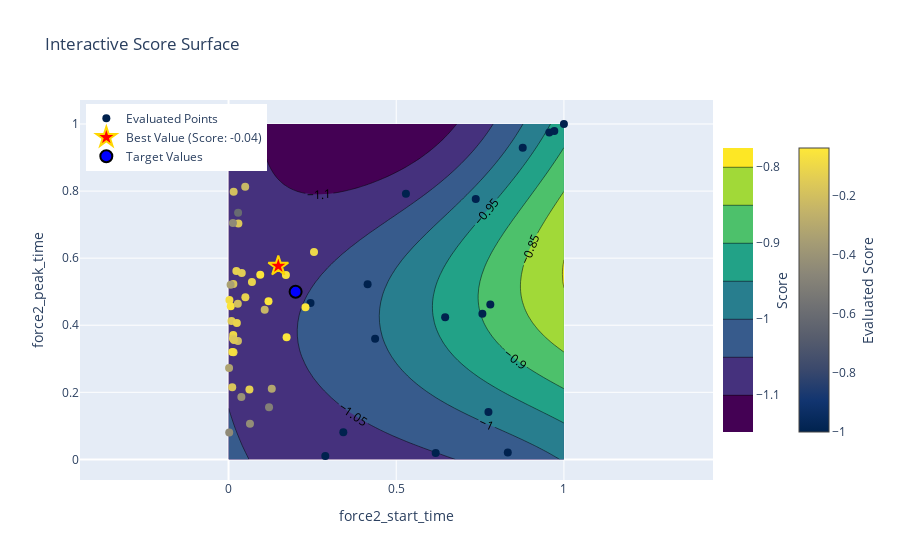
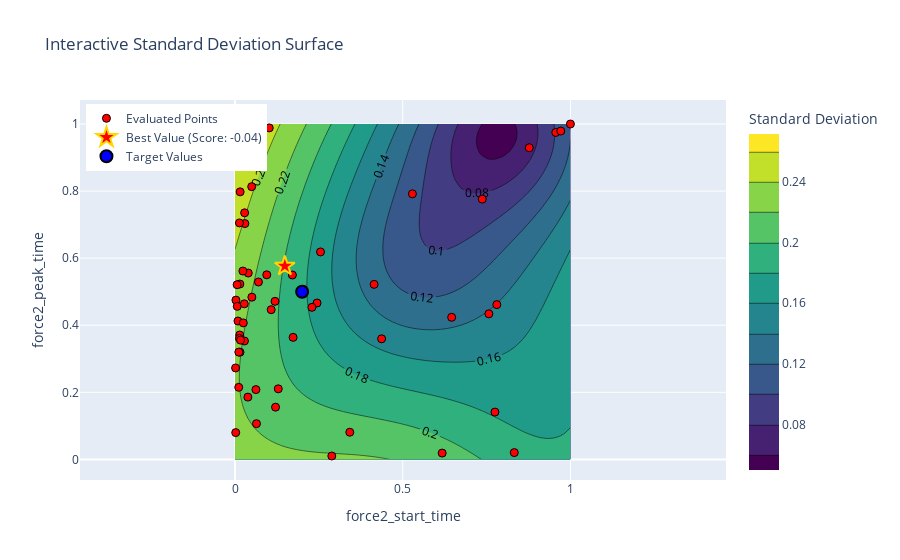

Source (notebook cell) for these figures, in order:
### Code cell
def interactive_score_and_std_surface(optimizer, param_x, param_y, pbounds):
    # Fixed target values for other parameters
    force1_end_time_target = 0.8
    force1_peak_force_target = 0.5

    force2_start_time_target = 0.2
    force2_peak_time_target = 0.5
    force2_peak_force_target = 0.8
    force2_end_time_target = 0.7

    kappa = 2.5  # Exploration parameter for the acquisition function
    acquisition = bayes_opt.acquisition.UpperConfidenceBound(kappa=kappa)

    # Generate a grid for two parameters
    x_vals = np.linspace(pbounds[param_x][0], pbounds[param_x][1], 50)
    y_vals = np.linspace(pbounds[param_y][0], pbounds[param_y][1], 50)
    scores = np.zeros((len(x_vals), len(y_vals)))
    stds = np.zeros((len(x_vals), len(y_vals)))

    # Populate grid with scores from the GP model
    for i, x in enumerate(x_vals):
        for j, y in enumerate(y_vals):
            curr_score, curr_std = optimizer._gp.predict(
                [[force2_end_time_target, force2_peak_force_target, y, x, force1_peak_force_target, force1_end_time_target]], 
                # [[force2_end_time_target, force2_peak_force_target, force2_peak_time_target, force2_start_time]],
                return_std=True
            )
            scores[i, j] = curr_score.item()
            stds[i, j] = curr_std.item()

            acquisition_values[i, j] = -1 * acquisition._get_acq(gp=optimizer._gp)(np.array([[force2_end_time_target, force2_peak_force_target, y, x]]).reshape(1, -1)).item()

    # Extract evaluated points from optimizer
    evaluated_x = []
    evaluated_y = []
    evaluated_scores = []
    hover_texts = []

    for res in optimizer.res:
        params = res["params"]
        score = res["target"]

        evaluated_x.append(params[param_x])
        evaluated_y.append(params[param_y])
        evaluated_scores.append(score)

        # Format hover text to include all parameter values and the score
        hover_text = (
            f"<b>Score:</b> {score:.2f}<br>"
            f"<b>force2_start_time:</b> {params['force2_start_time']:.2f}<br>"
            f"<b>force2_peak_time:</b> {params['force2_peak_time']:.2f}<br>"
            f"<b>force2_peak_force:</b> {params['force2_peak_force']:.2f}<br>"
            f"<b>force2_end_time:</b> {params['force2_end_time']:.2f}"
        )
        hover_texts.append(hover_text)

    # Get the best point
    best_params = optimizer.max["params"]
    best_x = best_params[param_x]
    best_y = best_params[param_y]
    best_score = optimizer.max["target"]

    # Interactive score surface plot
    score_fig = go.Figure()

    # Add score surface
    score_fig.add_trace(go.Contour(
        x=x_vals, y=y_vals, z=scores.T,
        colorscale="Viridis",
        colorbar=dict(
            title="Score",
            titleside="right",
            x=1.0,  # Move colorbar slightly right
            len=0.8  # Adjust colorbar length
        ),
        contours=dict(showlabels=True),
        name="Score Surface"
    ))

    # Add evaluated points with hover information
    score_fig.add_trace(go.Scatter(
        x=evaluated_x, y=evaluated_y,
        mode='markers',
        marker=dict(
            size=8,
            color=evaluated_scores,
            colorscale="Cividis",
            showscale=True,
            colorbar=dict(
                title="Evaluated Score",
                titleside="right",
                x=1.12,  # Move evaluated points colorbar further right
                len=0.8  # Adjust colorbar length
            ),
        ),
        text=hover_texts,  # Add detailed hover information
        hoverinfo="text",
        name="Evaluated Points"
    ))

    # Add the best point (star)
    score_fig.add_trace(go.Scatter(
        x=[best_x], y=[best_y],
        mode='markers',
        marker=dict(
            size=15,
            color='red',
            symbol='star',
            line=dict(width=2, color='gold')
        ),
        name=f"Best Value (Score: {best_score:.2f})",
        hoverinfo="skip"  # Skip hover text for the best point
    ))

    # Add the actual target values (circle)
    score_fig.add_trace(go.Scatter(
        x=[force2_start_time_target], y=[force2_peak_time_target],
        mode='markers',
        marker=dict(
            size=12,
            color='blue',
            symbol='circle',
            line=dict(width=2, color='black')
        ),
        name="Target Values",
        text=f"<b>Target</b><br>{param_x}: {force2_start_time_target}<br>{param_y}: {force2_peak_time_target}",
        hoverinfo="text"
    ))

    score_fig.update_layout(
        title="Interactive Score Surface",
        xaxis_title=param_x,
        yaxis_title=param_y,
        xaxis=dict(scaleanchor="y"),
        yaxis=dict(scaleanchor="x"),
        legend=dict(
            yanchor="top",
            y=0.99,
            xanchor="left",
            x=0.01
        ),  # Adjust legend position
        template="plotly"
    )

    iplot(score_fig)


    # Interactive standard deviation surface plot
    std_fig = go.Figure()

    # Add standard deviation surface
    std_fig.add_trace(go.Contour(
        x=x_vals, y=y_vals, z=stds.T,
        colorscale="Viridis",
        colorbar=dict(title="Standard Deviation"),
        contours=dict(showlabels=True),
        name="Standard Deviation Surface"
    ))

    # Add evaluated points
    std_fig.add_trace(go.Scatter(
        x=evaluated_x, y=evaluated_y,
        mode='markers',
        marker=dict(
            size=8,
            color="red",
            symbol="circle",
            line=dict(width=1, color="black")
        ),
        text=hover_texts,  # Reuse hover information with additional parameters
        hoverinfo="text",
        name="Evaluated Points"
    ))
    
    # Add the best point (star)
    std_fig.add_trace(go.Scatter(
        x=[best_x], y=[best_y],
        mode='markers',
        marker=dict(
            size=15,
            color='red',
            symbol='star',
            line=dict(width=2, color='gold')
        ),
        name=f"Best Value (Score: {best_score:.2f})",
        hoverinfo="skip"  # Skip hover text for the best point
    ))

    # Add the actual target values (circle)
    std_fig.add_trace(go.Scatter(
        x=[force2_start_time_target], y=[force2_peak_time_target],
        mode='markers',
        marker=dict(
            size=12,
            color='blue',
            symbol='circle',
            line=dict(width=2, color='black')
        ),
        name="Target Values",
        text=f"<b>Target</b><br>{param_x}: {force2_start_time_target}<br>{param_y}: {force2_peak_time_target}",
        hoverinfo="text"
    ))

    std_fig.update_layout(
        title="Interactive Standard Deviation Surface",
        xaxis_title=param_x,
        yaxis_title=param_y,
        xaxis=dict(scaleanchor="y"),
        yaxis=dict(scaleanchor="x"),
        legend=dict(yanchor="top", y=0.99, xanchor="left", x=0.01),
        template="plotly"
    )

    iplot(std_fig)



    # Interactive acquisition function surface plot
    acq_fig = go.Figure()

    # Add acquisition function surface
    acq_fig.add_trace(go.Contour(
        x=x_vals, y=y_vals, z=acquisition_values.T,
        colorscale="Viridis",
        colorbar=dict(title="Acquisition Function"),
        contours=dict(showlabels=True),
        name="Acquisition Function Surface"
    ))

    # Add evaluated points
    acq_fig.add_trace(go.Scatter(
        x=evaluated_x, y=evaluated_y,
        mode='markers',
        marker=dict(
            size=8,
            color="red",
            symbol="circle",
            line=dict(width=1, color="black")
        ),
        text=hover_texts,  # Reuse hover information with additional parameters
        hoverinfo="text",
        name="Evaluated Points"
    ))

    # Add the best point (star)
    acq_fig.add_trace(go.Scatter(
        x=[best_x], y=[best_y],
        mode='markers',
        marker=dict(
            size=15,
            color='red',
            symbol='star',
            line=dict(width=2, color='gold')
        ),
        name=f"Best Value (Score: {best_score:.2f})",
        hoverinfo="skip"  # Skip hover text for the best point
    ))

    # Add the actual target values (circle)
    acq_fig.add_trace(go.Scatter(
        x=[force2_start_time_target], y=[force2_end_time_target],
        mode='markers',
        marker=dict(
            size=12,
            color='blue',
            symbol='circle',
            line=dict(width=2, color='black')
        ),
        name="Target Values",
        text=f"<b>Target</b><br>{param_x}: {force2_start_time_target}<br>{param_y}: {force2_end_time_target}",
        hoverinfo="text"
    ))

    acq_fig.update_layout(
        title="Interactive Acquisition Function Surface",
        xaxis_title=param_x,
        yaxis_title=param_y,
        xaxis=dict(scaleanchor="y"),
        yaxis=dict(scaleanchor="x"),
        legend=dict(yanchor="top", y=0.99, xanchor="left", x=0.01),
        template="plotly"
    )

    iplot(acq_fig)

    # save the plot
    score_fig.write_html(f"/Users/nathanirniger/Desktop/plots/score_fig_{param_x}_{param_y}.html")
    std_fig.write_html(f"/Users/nathanirniger/Desktop/plots/std_fig_{param_x}_{param_y}.html")
    acq_fig.write_html(f"/Users/nathanirniger/Desktop/plots/acq_fig_{param_x}_{param_y}.html")

# Example usage:
interactive_score_and_std_surface(optimizer, 'force2_start_time', 'force2_peak_time', pbounds)

### Figure 1 — Plotly figure (JSON) as saved in the notebook; plotly's stock layout.template omitted (floating-point values rounded to 4 significant figures; data arrays with more than 128 entries replaced by an {"elided": "..."} marker saying what was removed)
{"data": [{"colorbar": {"len": 0.8, "title": {"side": "right", "text": "Score"}, "x": 1}, "colorscale": [[0, "#440154"], [0.1111, "#482878"], [0.2222, "#3e4989"], [0.3333, "#31688e"], [0.4444, "#26828e"], [0.5556, "#1f9e89"], [0.6667, "#35b779"], [0.7778, "#6ece58"], [0.8889, "#b5de2b"], [1, "#fde725"]], "contours": {"showlabels": true}, "name": "Score Surface", "type": "contour", "x": [0, 0.02041, 0.04082, 0.06122, 0.08163, 0.102, 0.1224, 0.1429, 0.1633, 0.1837, 0.2041, 0.2245, 0.2449, 0.2653, 0.2857, 0.3061, 0.3265, 0.3469, 0.3673, 0.3878, 0.4082, 0.4286, 0.449, 0.4694, 0.4898, 0.5102, 0.5306, 0.551, 0.5714, 0.5918, 0.6122, 0.6327, 0.6531, 0.6735, 0.6939, 0.7143, 0.7347, 0.7551, 0.7755, 0.7959, 0.8163, 0.8367, 0.8571, 0.8776, 0.898, 0.9184, 0.9388, 0.9592, 0.9796, 1], "y": [0, 0.02041, 0.04082, 0.06122, 0.08163, 0.102, 0.1224, 0.1429, 0.1633, 0.1837, 0.2041, 0.2245, 0.2449, 0.2653, 0.2857, 0.3061, 0.3265, 0.3469, 0.3673, 0.3878, 0.4082, 0.4286, 0.449, 0.4694, 0.4898, 0.5102, 0.5306, 0.551, 0.5714, 0.5918, 0.6122, 0.6327, 0.6531, 0.6735, 0.6939, 0.7143, 0.7347, 0.7551, 0.7755, 0.7959, 0.8163, 0.8367, 0.8571, 0.8776, 0.898, 0.9184, 0.9388, 0.9592, 0.9796, 1], "z": {"elided": "50x50 float values"}}, {"hoverinfo": "text", "marker": {"color": [-1, -1, -1, -1, -1, -1, -1, -0.3106, -1, -1, -0.4298, -0.4945, -1, -1, -1, -0.3261, -0.2155, -1, -0.2356, -1, -0.1812, -0.17, -0.09627, -0.4461, -0.6049, -0.2345, -0.4048, -1, -0.1188, -0.07867, -0.3365, -0.1325, -0.1751, -0.1446, -0.118, -1, -1, -0.1385, -0.9075, -0.1523, -0.4461, -0.1282, -0.04684, -0.05314, -1, -0.16, -0.2007, -0.1145, -1, -0.1968, -0.04947, -1, -0.04666, -0.04892, -0.1024, -0.07662, -0.1157, -0.06338, -0.07289, -0.03664], "colorbar": {"len": 0.8, "title": {"side": "right", "text": "Evaluated Score"}, "x": 1.12}, "colorscale": [[0, "#00224e"], [0.1111, "#123570"], [0.2222, "#3b496c"], [0.3333, "#575d6d"], [0.4444, "#707173"], [0.5556, "#8a8678"], [0.6667, "#a59c74"], [0.7778, "#c3b369"], [0.8889, "#e1cc55"], [1, "#fee838"]], "showscale": true, "size": 8}, "mode": "markers", "name": "Evaluated Points", "text": ["<b>Score:</b> -1.00<br><b>force2_start_time:</b> 0.65<br><b>force2_peak_time:</b> 0.42<br><b>force2_peak_force:</b> 0.54<br><b>force2_end_time:</b> 0.60", "<b>Score:</b> -1.00<br><b>force2_start_time:</b> 0.53<br><b>force2_peak_time:</b> 0.79<br><b>force2_peak_force:</b> 0.38<br><b>force2_end_time:</b> 0.96", "<b>Score:</b> -1.00<br><b>force2_start_time:</b> 0.83<br><b>force2_peak_time:</b> 0.02<br><b>force2_peak_force:</b> 0.09<br><b>force2_end_time:</b> 0.07", "<b>Score:</b> -1.00<br><b>force2_start_time:</b> 0.78<br><b>force2_peak_time:</b> 0.46<br><b>force2_peak_force:</b> 0.80<br><b>force2_end_time:</b> 0.98", "<b>Score:</b> -1.00<br><b>force2_start_time:</b> 0.41<br><b>force2_peak_time:</b> 0.52<br><b>force2_peak_force:</b> 0.94<br><b>force2_end_time:</b> 0.14", "<b>Score:</b> -1.00<br><b>force2_start_time:</b> 0.62<br><b>force2_peak_time:</b> 0.02<br><b>force2_peak_force:</b> 0.57<br><b>force2_end_time:</b> 0.46", "<b>Score:</b> -1.00<br><b>force2_start_time:</b> 0.44<br><b>force2_peak_time:</b> 0.36<br><b>force2_peak_force:</b> 0.68<br><b>force2_end_time:</b> 0.94", "<b>Score:</b> -0.31<br><b>force2_start_time:</b> 0.13<br><b>force2_peak_time:</b> 0.21<br><b>force2_peak_force:</b> 0.67<br><b>force2_end_time:</b> 0.67", "<b>Score:</b> -1.00<br><b>force2_start_time:</b> 0.10<br><b>force2_peak_time:</b> 0.99<br><b>force2_peak_force:</b> 0.44<br><b>force2_end_time:</b> 0.57", "<b>Score:</b> -1.00<br><b>force2_start_time:</b> 0.24<br><b>force2_peak_time:</b> 0.47<br><b>force2_peak_force:</b> 0.25<br><b>force2_end_time:</b> 0.65", "<b>Score:</b> -0.43<br><b>force2_start_time:</b> 0.06<br><b>force2_peak_time:</b> 0.11<br><b>force2_peak_force:</b> 0.64<br><b>force2_end_time:</b> 0.80", "<b>Score:</b> -0.49<br><b>force2_start_time:</b> 0.12<br><b>force2_peak_time:</b> 0.16<br><b>force2_peak_force:</b> 0.89<br><b>force2_end_time:</b> 0.32", "<b>Score:</b> -1.00<br><b>force2_start_time:</b> 0.74<br><b>force2_peak_time:</b> 0.78<br><b>force2_peak_force:</b> 0.71<br><b>force2_end_time:</b> 0.97", "<b>Score:</b> -1.00<br><b>force2_start_time:</b> 0.88<br><b>force2_peak_time:</b> 0.93<br><b>force2_peak_force:</b> 0.62<br><b>force2_end_time:</b> 0.83", "<b>Score:</b> -1.00<br><b>force2_start_time:</b> 0.29<br><b>force2_peak_time:</b> 0.01<br><b>force2_peak_force:</b> 0.51<br><b>force2_end_time:</b> 0.55", "<b>Score:</b> -0.33<br><b>force2_start_time:</b> 0.00<br><b>force2_peak_time:</b> 0.27<br><b>force2_peak_force:</b> 0.82<br><b>force2_end_time:</b> 0.57", "<b>Score:</b> -0.22<br><b>force2_start_time:</b> 0.03<br><b>force2_peak_time:</b> 0.35<br><b>force2_peak_force:</b> 0.99<br><b>force2_end_time:</b> 0.77", "<b>Score:</b> -1.00<br><b>force2_start_time:</b> 0.76<br><b>force2_peak_time:</b> 0.43<br><b>force2_peak_force:</b> 0.83<br><b>force2_end_time:</b> 0.56", "<b>Score:</b> -0.24<br><b>force2_start_time:</b> 0.11<br><b>force2_peak_time:</b> 0.45<br><b>force2_peak_force:</b> 0.85<br><b>force2_end_time:</b> 0.64", "<b>Score:</b> -1.00<br><b>force2_start_time:</b> 0.34<br><b>force2_peak_time:</b> 0.08<br><b>force2_peak_force:</b> 1.00<br><b>force2_end_time:</b> 0.96", "<b>Score:</b> -0.18<br><b>force2_start_time:</b> 0.01<br><b>force2_peak_time:</b> 0.52<br><b>force2_peak_force:</b> 0.95<br><b>force2_end_time:</b> 0.40", "<b>Score:</b> -0.17<br><b>force2_start_time:</b> 0.03<br><b>force2_peak_time:</b> 0.70<br><b>force2_peak_force:</b> 0.82<br><b>force2_end_time:</b> 0.71", "<b>Score:</b> -0.10<br><b>force2_start_time:</b> 0.01<br><b>force2_peak_time:</b> 0.37<br><b>force2_peak_force:</b> 0.72<br><b>force2_end_time:</b> 0.62", "<b>Score:</b> -0.45<br><b>force2_start_time:</b> 0.01<br><b>force2_peak_time:</b> 0.71<br><b>force2_peak_force:</b> 0.56<br><b>force2_end_time:</b> 0.95", "<b>Score:</b> -0.60<br><b>force2_start_time:</b> 0.03<br><b>force2_peak_time:</b> 0.74<br><b>force2_peak_force:</b> 0.47<br><b>force2_end_time:</b> 0.27", "<b>Score:</b> -0.23<br><b>force2_start_time:</b> 0.05<br><b>force2_peak_time:</b> 0.81<br><b>force2_peak_force:</b> 0.94<br><b>force2_end_time:</b> 0.84", "<b>Score:</b> -0.40<br><b>force2_start_time:</b> 0.04<br><b>force2_peak_time:</b> 0.19<br><b>force2_peak_force:</b> 0.85<br><b>force2_end_time:</b> 0.44", "<b>Score:</b> -1.00<br><b>force2_start_time:</b> 0.05<br><b>force2_peak_time:</b> 0.91<br><b>force2_peak_force:</b> 0.94<br><b>force2_end_time:</b> 0.10", "<b>Score:</b> -0.12<br><b>force2_start_time:</b> 0.07<br><b>force2_peak_time:</b> 0.53<br><b>force2_peak_force:</b> 0.91<br><b>force2_end_time:</b> 0.82", "<b>Score:</b> -0.08<br><b>force2_start_time:</b> 0.00<br><b>force2_peak_time:</b> 0.47<br><b>force2_peak_force:</b> 0.89<br><b>force2_end_time:</b> 0.65", "<b>Score:</b> -0.34<br><b>force2_start_time:</b> 0.01<br><b>force2_peak_time:</b> 0.52<br><b>force2_peak_force:</b> 0.71<br><b>force2_end_time:</b> 0.99", "<b>Score:</b> -0.13<br><b>force2_start_time:</b> 0.06<br><b>force2_peak_time:</b> 0.21<br><b>force2_peak_force:</b> 0.92<br><b>force2_end_time:</b> 0.74", "<b>Score:</b> -0.18<br><b>force2_start_time:</b> 0.01<br><b>force2_peak_time:</b> 0.21<br><b>force2_peak_force:</b> 0.97<br><b>force2_end_time:</b> 0.59", "<b>Score:</b> -0.14<br><b>force2_start_time:</b> 0.04<br><b>force2_peak_time:</b> 0.56<br><b>force2_peak_force:</b> 0.77<br><b>force2_end_time:</b> 1.00", "<b>Score:</b> -0.12<br><b>force2_start_time:</b> 0.05<br><b>force2_peak_time:</b> 0.48<br><b>force2_peak_force:</b> 0.99<br><b>force2_end_time:</b> 0.92", "<b>Score:</b> -1.00<br><b>force2_start_time:</b> 0.96<br><b>force2_peak_time:</b> 0.97<br><b>force2_peak_force:</b> 0.96<br><b>force2_end_time:</b> 0.21", "<b>Score:</b> -1.00<br><b>force2_start_time:</b> 0.04<br><b>force2_peak_time:</b> 0.89<br><b>force2_peak_force:</b> 0.99<br><b>force2_end_time:</b> 0.90", "<b>Score:</b> -0.14<br><b>force2_start_time:</b> 0.01<br><b>force2_peak_time:</b> 0.36<br><b>force2_peak_force:</b> 0.91<br><b>force2_end_time:</b> 0.92", "<b>Score:</b> -0.91<br><b>force2_start_time:</b> 0.01<br><b>force2_peak_time:</b> 0.99<br><b>force2_peak_force:</b> 0.11<br><b>force2_end_time:</b> 0.69", "<b>Score:</b> -0.15<br><b>force2_start_time:</b> 0.01<br><b>force2_peak_time:</b> 0.41<br><b>force2_peak_force:</b> 0.99<br><b>force2_end_time:</b> 0.85", "<b>Score:</b> -0.45<br><b>force2_start_time:</b> 0.00<br><b>force2_peak_time:</b> 0.08<br><b>force2_peak_force:</b> 0.98<br><b>force2_end_time:</b> 0.87", "<b>Score:</b> -0.13<br><b>force2_start_time:</b> 0.02<br><b>force2_peak_time:</b> 0.56<br><b>force2_peak_force:</b> 0.57<br><b>force2_end_time:</b> 0.73", "<b>Score:</b> -0.05<br><b>force2_start_time:</b> 0.09<br><b>force2_peak_time:</b> 0.55<br><b>force2_peak_force:</b> 0.85<br><b>force2_end_time:</b> 0.70", "<b>Score:</b> -0.05<br><b>force2_start_time:</b> 0.01<br><b>force2_peak_time:</b> 0.46<br><b>force2_peak_force:</b> 0.75<br><b>force2_end_time:</b> 0.77", "<b>Score:</b> -1.00<br><b>force2_start_time:</b> 0.97<br><b>force2_peak_time:</b> 0.98<br><b>force2_peak_force:</b> 0.03<br><b>force2_end_time:</b> 0.17", "<b>Score:</b> -0.16<br><b>force2_start_time:</b> 0.02<br><b>force2_peak_time:</b> 0.36<br><b>force2_peak_force:</b> 0.61<br><b>force2_end_time:</b> 0.86", "<b>Score:</b> -0.20<br><b>force2_start_time:</b> 0.03<br><b>force2_peak_time:</b> 0.46<br><b>force2_peak_force:</b> 0.70<br><b>force2_end_time:</b> 0.61", "<b>Score:</b> -0.11<br><b>force2_start_time:</b> 0.02<br><b>force2_peak_time:</b> 0.41<br><b>force2_peak_force:</b> 0.78<br><b>force2_end_time:</b> 0.72", "<b>Score:</b> -1.00<br><b>force2_start_time:</b> 1.00<br><b>force2_peak_time:</b> 1.00<br><b>force2_peak_force:</b> 0.00<br><b>force2_end_time:</b> 0.00", "<b>Score:</b> -0.20<br><b>force2_start_time:</b> 0.02<br><b>force2_peak_time:</b> 0.80<br><b>force2_peak_force:</b> 0.66<br><b>force2_end_time:</b> 0.80", "<b>Score:</b> -0.05<br><b>force2_start_time:</b> 0.23<br><b>force2_peak_time:</b> 0.45<br><b>force2_peak_force:</b> 0.97<br><b>force2_end_time:</b> 0.62", "<b>Score:</b> -1.00<br><b>force2_start_time:</b> 0.77<br><b>force2_peak_time:</b> 0.14<br><b>force2_peak_force:</b> 0.99<br><b>force2_end_time:</b> 0.02", "<b>Score:</b> -0.05<br><b>force2_start_time:</b> 0.17<br><b>force2_peak_time:</b> 0.36<br><b>force2_peak_force:</b> 0.92<br><b>force2_end_time:</b> 0.68", "<b>Score:</b> -0.05<br><b>force2_start_time:</b> 0.12<br><b>force2_peak_time:</b> 0.47<br><b>force2_peak_force:</b> 0.99<br><b>force2_end_time:</b> 0.75", "<b>Score:</b> -0.10<br><b>force2_start_time:</b> 0.25<br><b>force2_peak_time:</b> 0.62<br><b>force2_peak_force:</b> 0.89<br><b>force2_end_time:</b> 0.52", "<b>Score:</b> -0.08<br><b>force2_start_time:</b> 0.20<br><b>force2_peak_time:</b> 0.51<br><b>force2_peak_force:</b> 0.99<br><b>force2_end_time:</b> 0.53", "<b>Score:</b> -0.12<br><b>force2_start_time:</b> 0.01<br><b>force2_peak_time:</b> 0.32<br><b>force2_peak_force:</b> 0.92<br><b>force2_end_time:</b> 0.58", "<b>Score:</b> -0.06<br><b>force2_start_time:</b> 0.17<br><b>force2_peak_time:</b> 0.55<br><b>force2_peak_force:</b> 0.70<br><b>force2_end_time:</b> 0.67", "<b>Score:</b> -0.07<br><b>force2_start_time:</b> 0.01<br><b>force2_peak_time:</b> 0.32<br><b>force2_peak_force:</b> 0.85<br><b>force2_end_time:</b> 0.69", "<b>Score:</b> -0.04<br><b>force2_start_time:</b> 0.15<br><b>force2_peak_time:</b> 0.58<br><b>force2_peak_force:</b> 0.73<br><b>force2_end_time:</b> 0.57"], "type": "scatter", "x": [0.6459, 0.5289, 0.8326, 0.7805, 0.4147, 0.6176, 0.437, 0.1289, 0.102, 0.2444, 0.06391, 0.1208, 0.7371, 0.8772, 0.2885, 0.0016, 0.02803, 0.7569, 0.1078, 0.3422, 0.01437, 0.02938, 0.01408, 0.01308, 0.02855, 0.04967, 0.03829, 0.04942, 0.0698, 0.002621, 0.00615, 0.06228, 0.01101, 0.03942, 0.05018, 0.9564, 0.04154, 0.01311, 0.009401, 0.00878, 0.002053, 0.02338, 0.09454, 0.006617, 0.9713, 0.01629, 0.02762, 0.02466, 1, 0.01525, 0.2293, 0.7749, 0.1731, 0.1192, 0.2548, 0.2035, 0.01481, 0.1711, 0.01122, 0.1484], "y": [0.4237, 0.7917, 0.02022, 0.4615, 0.5218, 0.01879, 0.3595, 0.2104, 0.9884, 0.4663, 0.1065, 0.1557, 0.7761, 0.9291, 0.01009, 0.2726, 0.353, 0.434, 0.4464, 0.08095, 0.5229, 0.7031, 0.3709, 0.7051, 0.7352, 0.8132, 0.1857, 0.9116, 0.529, 0.4749, 0.5209, 0.2081, 0.2149, 0.5555, 0.4837, 0.9748, 0.8856, 0.3607, 0.9859, 0.4126, 0.07983, 0.5615, 0.5503, 0.4562, 0.979, 0.3556, 0.4638, 0.407, 1, 0.7977, 0.4534, 0.141, 0.3638, 0.4712, 0.6186, 0.5068, 0.3197, 0.5497, 0.3199, 0.5766]}, {"hoverinfo": "skip", "marker": {"color": "red", "line": {"color": "gold", "width": 2}, "size": 15, "symbol": "star"}, "mode": "markers", "name": "Best Value (Score: -0.04)", "type": "scatter", "x": [0.1484], "y": [0.5766]}, {"hoverinfo": "text", "marker": {"color": "blue", "line": {"color": "black", "width": 2}, "size": 12, "symbol": "circle"}, "mode": "markers", "name": "Target Values", "text": "<b>Target</b><br>force2_start_time: 0.2<br>force2_peak_time: 0.5", "type": "scatter", "x": [0.2], "y": [0.5]}], "layout": {"legend": {"x": 0.01, "xanchor": "left", "y": 0.99, "yanchor": "top"}, "title": {"text": "Interactive Score Surface"}, "xaxis": {"scaleanchor": "y", "title": {"text": "force2_start_time"}}, "yaxis": {"scaleanchor": "x", "title": {"text": "force2_peak_time"}}}}

### Figure 2 — Plotly figure (JSON) as saved in the notebook; plotly's stock layout.template omitted (floating-point values rounded to 4 significant figures; data arrays with more than 128 entries replaced by an {"elided": "..."} marker saying what was removed)
{"data": [{"colorbar": {"title": {"text": "Standard Deviation"}}, "colorscale": [[0, "#440154"], [0.1111, "#482878"], [0.2222, "#3e4989"], [0.3333, "#31688e"], [0.4444, "#26828e"], [0.5556, "#1f9e89"], [0.6667, "#35b779"], [0.7778, "#6ece58"], [0.8889, "#b5de2b"], [1, "#fde725"]], "contours": {"showlabels": true}, "name": "Standard Deviation Surface", "type": "contour", "x": [0, 0.02041, 0.04082, 0.06122, 0.08163, 0.102, 0.1224, 0.1429, 0.1633, 0.1837, 0.2041, 0.2245, 0.2449, 0.2653, 0.2857, 0.3061, 0.3265, 0.3469, 0.3673, 0.3878, 0.4082, 0.4286, 0.449, 0.4694, 0.4898, 0.5102, 0.5306, 0.551, 0.5714, 0.5918, 0.6122, 0.6327, 0.6531, 0.6735, 0.6939, 0.7143, 0.7347, 0.7551, 0.7755, 0.7959, 0.8163, 0.8367, 0.8571, 0.8776, 0.898, 0.9184, 0.9388, 0.9592, 0.9796, 1], "y": [0, 0.02041, 0.04082, 0.06122, 0.08163, 0.102, 0.1224, 0.1429, 0.1633, 0.1837, 0.2041, 0.2245, 0.2449, 0.2653, 0.2857, 0.3061, 0.3265, 0.3469, 0.3673, 0.3878, 0.4082, 0.4286, 0.449, 0.4694, 0.4898, 0.5102, 0.5306, 0.551, 0.5714, 0.5918, 0.6122, 0.6327, 0.6531, 0.6735, 0.6939, 0.7143, 0.7347, 0.7551, 0.7755, 0.7959, 0.8163, 0.8367, 0.8571, 0.8776, 0.898, 0.9184, 0.9388, 0.9592, 0.9796, 1], "z": {"elided": "50x50 float values"}}, {"hoverinfo": "text", "marker": {"color": "red", "line": {"color": "black", "width": 1}, "size": 8, "symbol": "circle"}, "mode": "markers", "name": "Evaluated Points", "text": ["<b>Score:</b> -1.00<br><b>force2_start_time:</b> 0.65<br><b>force2_peak_time:</b> 0.42<br><b>force2_peak_force:</b> 0.54<br><b>force2_end_time:</b> 0.60", "<b>Score:</b> -1.00<br><b>force2_start_time:</b> 0.53<br><b>force2_peak_time:</b> 0.79<br><b>force2_peak_force:</b> 0.38<br><b>force2_end_time:</b> 0.96", "<b>Score:</b> -1.00<br><b>force2_start_time:</b> 0.83<br><b>force2_peak_time:</b> 0.02<br><b>force2_peak_force:</b> 0.09<br><b>force2_end_time:</b> 0.07", "<b>Score:</b> -1.00<br><b>force2_start_time:</b> 0.78<br><b>force2_peak_time:</b> 0.46<br><b>force2_peak_force:</b> 0.80<br><b>force2_end_time:</b> 0.98", "<b>Score:</b> -1.00<br><b>force2_start_time:</b> 0.41<br><b>force2_peak_time:</b> 0.52<br><b>force2_peak_force:</b> 0.94<br><b>force2_end_time:</b> 0.14", "<b>Score:</b> -1.00<br><b>force2_start_time:</b> 0.62<br><b>force2_peak_time:</b> 0.02<br><b>force2_peak_force:</b> 0.57<br><b>force2_end_time:</b> 0.46", "<b>Score:</b> -1.00<br><b>force2_start_time:</b> 0.44<br><b>force2_peak_time:</b> 0.36<br><b>force2_peak_force:</b> 0.68<br><b>force2_end_time:</b> 0.94", "<b>Score:</b> -0.31<br><b>force2_start_time:</b> 0.13<br><b>force2_peak_time:</b> 0.21<br><b>force2_peak_force:</b> 0.67<br><b>force2_end_time:</b> 0.67", "<b>Score:</b> -1.00<br><b>force2_start_time:</b> 0.10<br><b>force2_peak_time:</b> 0.99<br><b>force2_peak_force:</b> 0.44<br><b>force2_end_time:</b> 0.57", "<b>Score:</b> -1.00<br><b>force2_start_time:</b> 0.24<br><b>force2_peak_time:</b> 0.47<br><b>force2_peak_force:</b> 0.25<br><b>force2_end_time:</b> 0.65", "<b>Score:</b> -0.43<br><b>force2_start_time:</b> 0.06<br><b>force2_peak_time:</b> 0.11<br><b>force2_peak_force:</b> 0.64<br><b>force2_end_time:</b> 0.80", "<b>Score:</b> -0.49<br><b>force2_start_time:</b> 0.12<br><b>force2_peak_time:</b> 0.16<br><b>force2_peak_force:</b> 0.89<br><b>force2_end_time:</b> 0.32", "<b>Score:</b> -1.00<br><b>force2_start_time:</b> 0.74<br><b>force2_peak_time:</b> 0.78<br><b>force2_peak_force:</b> 0.71<br><b>force2_end_time:</b> 0.97", "<b>Score:</b> -1.00<br><b>force2_start_time:</b> 0.88<br><b>force2_peak_time:</b> 0.93<br><b>force2_peak_force:</b> 0.62<br><b>force2_end_time:</b> 0.83", "<b>Score:</b> -1.00<br><b>force2_start_time:</b> 0.29<br><b>force2_peak_time:</b> 0.01<br><b>force2_peak_force:</b> 0.51<br><b>force2_end_time:</b> 0.55", "<b>Score:</b> -0.33<br><b>force2_start_time:</b> 0.00<br><b>force2_peak_time:</b> 0.27<br><b>force2_peak_force:</b> 0.82<br><b>force2_end_time:</b> 0.57", "<b>Score:</b> -0.22<br><b>force2_start_time:</b> 0.03<br><b>force2_peak_time:</b> 0.35<br><b>force2_peak_force:</b> 0.99<br><b>force2_end_time:</b> 0.77", "<b>Score:</b> -1.00<br><b>force2_start_time:</b> 0.76<br><b>force2_peak_time:</b> 0.43<br><b>force2_peak_force:</b> 0.83<br><b>force2_end_time:</b> 0.56", "<b>Score:</b> -0.24<br><b>force2_start_time:</b> 0.11<br><b>force2_peak_time:</b> 0.45<br><b>force2_peak_force:</b> 0.85<br><b>force2_end_time:</b> 0.64", "<b>Score:</b> -1.00<br><b>force2_start_time:</b> 0.34<br><b>force2_peak_time:</b> 0.08<br><b>force2_peak_force:</b> 1.00<br><b>force2_end_time:</b> 0.96", "<b>Score:</b> -0.18<br><b>force2_start_time:</b> 0.01<br><b>force2_peak_time:</b> 0.52<br><b>force2_peak_force:</b> 0.95<br><b>force2_end_time:</b> 0.40", "<b>Score:</b> -0.17<br><b>force2_start_time:</b> 0.03<br><b>force2_peak_time:</b> 0.70<br><b>force2_peak_force:</b> 0.82<br><b>force2_end_time:</b> 0.71", "<b>Score:</b> -0.10<br><b>force2_start_time:</b> 0.01<br><b>force2_peak_time:</b> 0.37<br><b>force2_peak_force:</b> 0.72<br><b>force2_end_time:</b> 0.62", "<b>Score:</b> -0.45<br><b>force2_start_time:</b> 0.01<br><b>force2_peak_time:</b> 0.71<br><b>force2_peak_force:</b> 0.56<br><b>force2_end_time:</b> 0.95", "<b>Score:</b> -0.60<br><b>force2_start_time:</b> 0.03<br><b>force2_peak_time:</b> 0.74<br><b>force2_peak_force:</b> 0.47<br><b>force2_end_time:</b> 0.27", "<b>Score:</b> -0.23<br><b>force2_start_time:</b> 0.05<br><b>force2_peak_time:</b> 0.81<br><b>force2_peak_force:</b> 0.94<br><b>force2_end_time:</b> 0.84", "<b>Score:</b> -0.40<br><b>force2_start_time:</b> 0.04<br><b>force2_peak_time:</b> 0.19<br><b>force2_peak_force:</b> 0.85<br><b>force2_end_time:</b> 0.44", "<b>Score:</b> -1.00<br><b>force2_start_time:</b> 0.05<br><b>force2_peak_time:</b> 0.91<br><b>force2_peak_force:</b> 0.94<br><b>force2_end_time:</b> 0.10", "<b>Score:</b> -0.12<br><b>force2_start_time:</b> 0.07<br><b>force2_peak_time:</b> 0.53<br><b>force2_peak_force:</b> 0.91<br><b>force2_end_time:</b> 0.82", "<b>Score:</b> -0.08<br><b>force2_start_time:</b> 0.00<br><b>force2_peak_time:</b> 0.47<br><b>force2_peak_force:</b> 0.89<br><b>force2_end_time:</b> 0.65", "<b>Score:</b> -0.34<br><b>force2_start_time:</b> 0.01<br><b>force2_peak_time:</b> 0.52<br><b>force2_peak_force:</b> 0.71<br><b>force2_end_time:</b> 0.99", "<b>Score:</b> -0.13<br><b>force2_start_time:</b> 0.06<br><b>force2_peak_time:</b> 0.21<br><b>force2_peak_force:</b> 0.92<br><b>force2_end_time:</b> 0.74", "<b>Score:</b> -0.18<br><b>force2_start_time:</b> 0.01<br><b>force2_peak_time:</b> 0.21<br><b>force2_peak_force:</b> 0.97<br><b>force2_end_time:</b> 0.59", "<b>Score:</b> -0.14<br><b>force2_start_time:</b> 0.04<br><b>force2_peak_time:</b> 0.56<br><b>force2_peak_force:</b> 0.77<br><b>force2_end_time:</b> 1.00", "<b>Score:</b> -0.12<br><b>force2_start_time:</b> 0.05<br><b>force2_peak_time:</b> 0.48<br><b>force2_peak_force:</b> 0.99<br><b>force2_end_time:</b> 0.92", "<b>Score:</b> -1.00<br><b>force2_start_time:</b> 0.96<br><b>force2_peak_time:</b> 0.97<br><b>force2_peak_force:</b> 0.96<br><b>force2_end_time:</b> 0.21", "<b>Score:</b> -1.00<br><b>force2_start_time:</b> 0.04<br><b>force2_peak_time:</b> 0.89<br><b>force2_peak_force:</b> 0.99<br><b>force2_end_time:</b> 0.90", "<b>Score:</b> -0.14<br><b>force2_start_time:</b> 0.01<br><b>force2_peak_time:</b> 0.36<br><b>force2_peak_force:</b> 0.91<br><b>force2_end_time:</b> 0.92", "<b>Score:</b> -0.91<br><b>force2_start_time:</b> 0.01<br><b>force2_peak_time:</b> 0.99<br><b>force2_peak_force:</b> 0.11<br><b>force2_end_time:</b> 0.69", "<b>Score:</b> -0.15<br><b>force2_start_time:</b> 0.01<br><b>force2_peak_time:</b> 0.41<br><b>force2_peak_force:</b> 0.99<br><b>force2_end_time:</b> 0.85", "<b>Score:</b> -0.45<br><b>force2_start_time:</b> 0.00<br><b>force2_peak_time:</b> 0.08<br><b>force2_peak_force:</b> 0.98<br><b>force2_end_time:</b> 0.87", "<b>Score:</b> -0.13<br><b>force2_start_time:</b> 0.02<br><b>force2_peak_time:</b> 0.56<br><b>force2_peak_force:</b> 0.57<br><b>force2_end_time:</b> 0.73", "<b>Score:</b> -0.05<br><b>force2_start_time:</b> 0.09<br><b>force2_peak_time:</b> 0.55<br><b>force2_peak_force:</b> 0.85<br><b>force2_end_time:</b> 0.70", "<b>Score:</b> -0.05<br><b>force2_start_time:</b> 0.01<br><b>force2_peak_time:</b> 0.46<br><b>force2_peak_force:</b> 0.75<br><b>force2_end_time:</b> 0.77", "<b>Score:</b> -1.00<br><b>force2_start_time:</b> 0.97<br><b>force2_peak_time:</b> 0.98<br><b>force2_peak_force:</b> 0.03<br><b>force2_end_time:</b> 0.17", "<b>Score:</b> -0.16<br><b>force2_start_time:</b> 0.02<br><b>force2_peak_time:</b> 0.36<br><b>force2_peak_force:</b> 0.61<br><b>force2_end_time:</b> 0.86", "<b>Score:</b> -0.20<br><b>force2_start_time:</b> 0.03<br><b>force2_peak_time:</b> 0.46<br><b>force2_peak_force:</b> 0.70<br><b>force2_end_time:</b> 0.61", "<b>Score:</b> -0.11<br><b>force2_start_time:</b> 0.02<br><b>force2_peak_time:</b> 0.41<br><b>force2_peak_force:</b> 0.78<br><b>force2_end_time:</b> 0.72", "<b>Score:</b> -1.00<br><b>force2_start_time:</b> 1.00<br><b>force2_peak_time:</b> 1.00<br><b>force2_peak_force:</b> 0.00<br><b>force2_end_time:</b> 0.00", "<b>Score:</b> -0.20<br><b>force2_start_time:</b> 0.02<br><b>force2_peak_time:</b> 0.80<br><b>force2_peak_force:</b> 0.66<br><b>force2_end_time:</b> 0.80", "<b>Score:</b> -0.05<br><b>force2_start_time:</b> 0.23<br><b>force2_peak_time:</b> 0.45<br><b>force2_peak_force:</b> 0.97<br><b>force2_end_time:</b> 0.62", "<b>Score:</b> -1.00<br><b>force2_start_time:</b> 0.77<br><b>force2_peak_time:</b> 0.14<br><b>force2_peak_force:</b> 0.99<br><b>force2_end_time:</b> 0.02", "<b>Score:</b> -0.05<br><b>force2_start_time:</b> 0.17<br><b>force2_peak_time:</b> 0.36<br><b>force2_peak_force:</b> 0.92<br><b>force2_end_time:</b> 0.68", "<b>Score:</b> -0.05<br><b>force2_start_time:</b> 0.12<br><b>force2_peak_time:</b> 0.47<br><b>force2_peak_force:</b> 0.99<br><b>force2_end_time:</b> 0.75", "<b>Score:</b> -0.10<br><b>force2_start_time:</b> 0.25<br><b>force2_peak_time:</b> 0.62<br><b>force2_peak_force:</b> 0.89<br><b>force2_end_time:</b> 0.52", "<b>Score:</b> -0.08<br><b>force2_start_time:</b> 0.20<br><b>force2_peak_time:</b> 0.51<br><b>force2_peak_force:</b> 0.99<br><b>force2_end_time:</b> 0.53", "<b>Score:</b> -0.12<br><b>force2_start_time:</b> 0.01<br><b>force2_peak_time:</b> 0.32<br><b>force2_peak_force:</b> 0.92<br><b>force2_end_time:</b> 0.58", "<b>Score:</b> -0.06<br><b>force2_start_time:</b> 0.17<br><b>force2_peak_time:</b> 0.55<br><b>force2_peak_force:</b> 0.70<br><b>force2_end_time:</b> 0.67", "<b>Score:</b> -0.07<br><b>force2_start_time:</b> 0.01<br><b>force2_peak_time:</b> 0.32<br><b>force2_peak_force:</b> 0.85<br><b>force2_end_time:</b> 0.69", "<b>Score:</b> -0.04<br><b>force2_start_time:</b> 0.15<br><b>force2_peak_time:</b> 0.58<br><b>force2_peak_force:</b> 0.73<br><b>force2_end_time:</b> 0.57"], "type": "scatter", "x": [0.6459, 0.5289, 0.8326, 0.7805, 0.4147, 0.6176, 0.437, 0.1289, 0.102, 0.2444, 0.06391, 0.1208, 0.7371, 0.8772, 0.2885, 0.0016, 0.02803, 0.7569, 0.1078, 0.3422, 0.01437, 0.02938, 0.01408, 0.01308, 0.02855, 0.04967, 0.03829, 0.04942, 0.0698, 0.002621, 0.00615, 0.06228, 0.01101, 0.03942, 0.05018, 0.9564, 0.04154, 0.01311, 0.009401, 0.00878, 0.002053, 0.02338, 0.09454, 0.006617, 0.9713, 0.01629, 0.02762, 0.02466, 1, 0.01525, 0.2293, 0.7749, 0.1731, 0.1192, 0.2548, 0.2035, 0.01481, 0.1711, 0.01122, 0.1484], "y": [0.4237, 0.7917, 0.02022, 0.4615, 0.5218, 0.01879, 0.3595, 0.2104, 0.9884, 0.4663, 0.1065, 0.1557, 0.7761, 0.9291, 0.01009, 0.2726, 0.353, 0.434, 0.4464, 0.08095, 0.5229, 0.7031, 0.3709, 0.7051, 0.7352, 0.8132, 0.1857, 0.9116, 0.529, 0.4749, 0.5209, 0.2081, 0.2149, 0.5555, 0.4837, 0.9748, 0.8856, 0.3607, 0.9859, 0.4126, 0.07983, 0.5615, 0.5503, 0.4562, 0.979, 0.3556, 0.4638, 0.407, 1, 0.7977, 0.4534, 0.141, 0.3638, 0.4712, 0.6186, 0.5068, 0.3197, 0.5497, 0.3199, 0.5766]}, {"hoverinfo": "skip", "marker": {"color": "red", "line": {"color": "gold", "width": 2}, "size": 15, "symbol": "star"}, "mode": "markers", "name": "Best Value (Score: -0.04)", "type": "scatter", "x": [0.1484], "y": [0.5766]}, {"hoverinfo": "text", "marker": {"color": "blue", "line": {"color": "black", "width": 2}, "size": 12, "symbol": "circle"}, "mode": "markers", "name": "Target Values", "text": "<b>Target</b><br>force2_start_time: 0.2<br>force2_peak_time: 0.5", "type": "scatter", "x": [0.2], "y": [0.5]}], "layout": {"legend": {"x": 0.01, "xanchor": "left", "y": 0.99, "yanchor": "top"}, "title": {"text": "Interactive Standard Deviation Surface"}, "xaxis": {"scaleanchor": "y", "title": {"text": "force2_start_time"}}, "yaxis": {"scaleanchor": "x", "title": {"text": "force2_peak_time"}}}}
